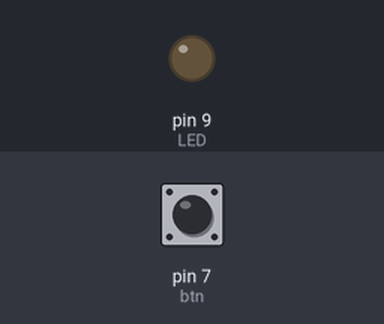
Recording of a sketch running on a simulated Arduino Uno, built with avr-gcc and run on an emulated ATmega328P. On the bench: output pins drawn as LEDs (lit = HIGH). The test bench sets the inputs (shaded band); at power-on: pin 7 (btn) LOW.

Above: at 1.2 s.
1.3 s: pin 7 (btn) pulled HIGH for 1 s
At 3.3 s:
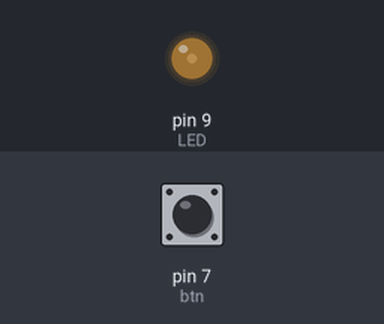
3.8 s: pin 7 (btn) pulled HIGH for 0.15 s
At 4.8 s:
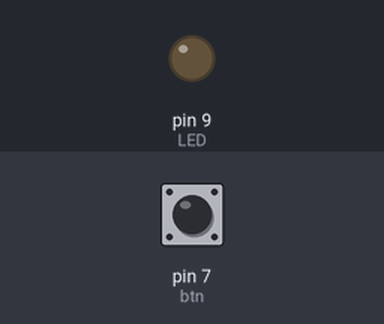
5.4 s: pin 7 (btn) pulled HIGH for 3.2 s
At 6.66 s:
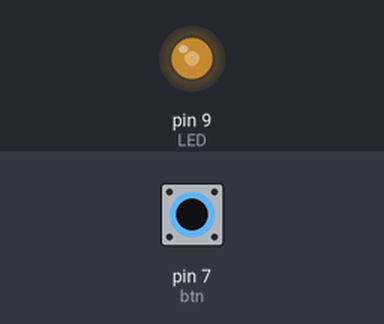
Timing chart, 0 to 10.1 s (numbered marks = the images above; inputs shaded):
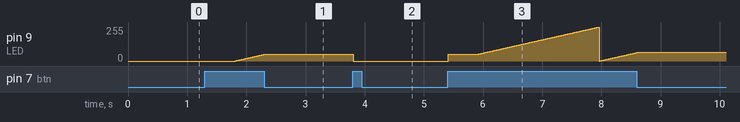

Measured:
- after the input at 1.3 s, pin 9 (LED): moves from 0/255 to 50/255 over 0.49 s, starting after 0.51 s
- after the input at 3.8 s, pin 9 (LED): 50/255 → 0/255 at once

The sketch:

LEDPMW.ino
```cpp
#define LED 9
#define btn 7
int val = 0;
int old_val = 0;
int state = 0;
int brightness = 0;
unsigned long startTime = 0;

void setup() {
  // put your setup code here, to run once:
  pinMode(LED,OUTPUT);
  pinMode(btn,INPUT);

}

void loop() {
  // put your main code here, to run repeatedly:
  val = digitalRead(btn);
  if((val == HIGH)&&(old_val == LOW)){
    state = 1 - state;
    startTime = millis();
    delay(10);
  }
  if((val == HIGH)&&(old_val ==HIGH)){
    if(state ==1 && (millis() - startTime) > 500){
      brightness++;
      delay(10);

      if(brightness > 255){
        brightness = 0;
      }
    }
  }

  old_val = val;
  if(state == 1){
    analogWrite(LED,brightness);
  }else{
    analogWrite(LED,0);
  }

}
```
